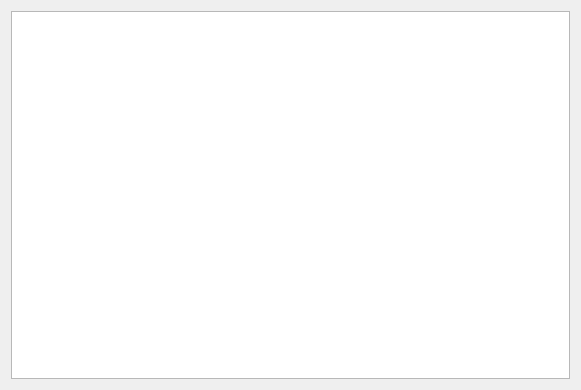
<?xml version="1.0" encoding="UTF-8"?>
<ui version="4.0">
 <author>Massimo Callegari</author>
 <comment>
  Q Light Controller Plus
  debugbox.ui

  Copyright (c) 2015 Massimo Callegari

  Licensed under the Apache License, Version 2.0 (the "License");
  you may not use this file except in compliance with the License.
  You may obtain a copy of the License at

      http://www.apache.org/licenses/LICENSE-2.0.txt

  Unless required by applicable law or agreed to in writing, software
  distributed under the License is distributed on an "AS IS" BASIS,
  WITHOUT WARRANTIES OR CONDITIONS OF ANY KIND, either express or implied.
  See the License for the specific language governing permissions and
  limitations under the License.
 </comment>
 <class>DebugBox</class>
 <widget class="QDialog" name="DebugBox">
  <property name="geometry">
   <rect>
    <x>0</x>
    <y>0</y>
    <width>581</width>
    <height>390</height>
   </rect>
  </property>
  <property name="focusPolicy">
   <enum>Qt::ClickFocus</enum>
  </property>
  <property name="contextMenuPolicy">
   <enum>Qt::NoContextMenu</enum>
  </property>
  <property name="windowTitle">
   <string>QLC+ debug window</string>
  </property>
  <property name="windowIcon">
   <iconset resource="qlcui.qrc">
    <normaloff>:/qlcplus.png</normaloff>:/qlcplus.png</iconset>
  </property>
  <layout class="QGridLayout" name="gridLayout">
   <item row="0" column="0">
    <widget class="QTextEdit" name="m_debugBrowser"/>
   </item>
  </layout>
 </widget>
 <resources>
  <include location="qlcui.qrc"/>
  <include location="qlcui.qrc"/>
 </resources>
 <connections/>
</ui>
